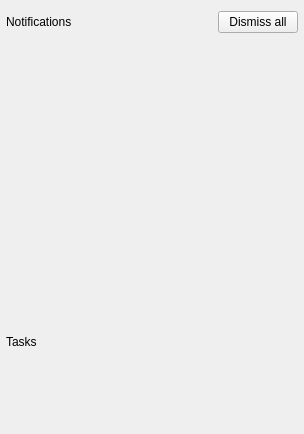
<?xml version="1.0" encoding="UTF-8"?>
<ui version="4.0">
 <class>NotificationsPanel</class>
 <widget class="QWidget" name="NotificationsPanel">
  <property name="geometry">
   <rect>
    <x>0</x>
    <y>0</y>
    <width>304</width>
    <height>434</height>
   </rect>
  </property>
  <property name="windowTitle">
   <string>NotificationsPanel</string>
  </property>
  <layout class="QVBoxLayout" name="verticalLayout">
   <property name="leftMargin">
    <number>6</number>
   </property>
   <property name="rightMargin">
    <number>6</number>
   </property>
   <item>
    <layout class="QHBoxLayout" name="horizontalLayout">
     <item>
      <widget class="QLabel" name="label">
       <property name="sizePolicy">
        <sizepolicy hsizetype="Expanding" vsizetype="Preferred">
         <horstretch>0</horstretch>
         <verstretch>0</verstretch>
        </sizepolicy>
       </property>
       <property name="text">
        <string>Notifications</string>
       </property>
      </widget>
     </item>
     <item>
      <widget class="QPushButton" name="pushButton">
       <property name="sizePolicy">
        <sizepolicy hsizetype="Minimum" vsizetype="Preferred">
         <horstretch>0</horstretch>
         <verstretch>0</verstretch>
        </sizepolicy>
       </property>
       <property name="text">
        <string>Dismiss all</string>
       </property>
      </widget>
     </item>
    </layout>
   </item>
   <item>
    <widget class="QScrollArea" name="scrollAreaNotices">
     <property name="sizePolicy">
      <sizepolicy hsizetype="Preferred" vsizetype="MinimumExpanding">
       <horstretch>0</horstretch>
       <verstretch>0</verstretch>
      </sizepolicy>
     </property>
     <property name="frameShape">
      <enum>QFrame::NoFrame</enum>
     </property>
     <property name="frameShadow">
      <enum>QFrame::Plain</enum>
     </property>
     <property name="lineWidth">
      <number>0</number>
     </property>
     <property name="horizontalScrollBarPolicy">
      <enum>Qt::ScrollBarAlwaysOff</enum>
     </property>
     <property name="widgetResizable">
      <bool>true</bool>
     </property>
     <property name="alignment">
      <set>Qt::AlignLeading|Qt::AlignLeft|Qt::AlignTop</set>
     </property>
     <widget class="QWidget" name="scrollAreaWidgetNotices">
      <property name="geometry">
       <rect>
        <x>0</x>
        <y>0</y>
        <width>292</width>
        <height>276</height>
       </rect>
      </property>
      <property name="sizePolicy">
       <sizepolicy hsizetype="Preferred" vsizetype="MinimumExpanding">
        <horstretch>0</horstretch>
        <verstretch>0</verstretch>
       </sizepolicy>
      </property>
      <property name="locale">
       <locale language="English" country="UnitedStates"/>
      </property>
      <layout class="QVBoxLayout" name="verticalLayout_2">
       <property name="leftMargin">
        <number>0</number>
       </property>
       <property name="topMargin">
        <number>0</number>
       </property>
       <property name="rightMargin">
        <number>0</number>
       </property>
       <property name="bottomMargin">
        <number>0</number>
       </property>
      </layout>
     </widget>
    </widget>
   </item>
   <item>
    <widget class="QLabel" name="label_2">
     <property name="sizePolicy">
      <sizepolicy hsizetype="Preferred" vsizetype="Preferred">
       <horstretch>0</horstretch>
       <verstretch>0</verstretch>
      </sizepolicy>
     </property>
     <property name="text">
      <string>Tasks</string>
     </property>
    </widget>
   </item>
   <item>
    <widget class="QScrollArea" name="scrollAreaTasks">
     <property name="sizePolicy">
      <sizepolicy hsizetype="Preferred" vsizetype="Minimum">
       <horstretch>0</horstretch>
       <verstretch>0</verstretch>
      </sizepolicy>
     </property>
     <property name="minimumSize">
      <size>
       <width>0</width>
       <height>0</height>
      </size>
     </property>
     <property name="frameShape">
      <enum>QFrame::NoFrame</enum>
     </property>
     <property name="frameShadow">
      <enum>QFrame::Plain</enum>
     </property>
     <property name="lineWidth">
      <number>0</number>
     </property>
     <property name="widgetResizable">
      <bool>true</bool>
     </property>
     <widget class="QWidget" name="scrollAreaWidgetTasks">
      <property name="geometry">
       <rect>
        <x>0</x>
        <y>0</y>
        <width>292</width>
        <height>76</height>
       </rect>
      </property>
      <property name="sizePolicy">
       <sizepolicy hsizetype="Preferred" vsizetype="MinimumExpanding">
        <horstretch>0</horstretch>
        <verstretch>0</verstretch>
       </sizepolicy>
      </property>
      <layout class="QVBoxLayout" name="verticalLayout_3">
       <property name="spacing">
        <number>6</number>
       </property>
       <property name="leftMargin">
        <number>0</number>
       </property>
       <property name="topMargin">
        <number>0</number>
       </property>
       <property name="rightMargin">
        <number>0</number>
       </property>
       <property name="bottomMargin">
        <number>0</number>
       </property>
      </layout>
     </widget>
    </widget>
   </item>
  </layout>
 </widget>
 <resources/>
 <connections/>
</ui>
